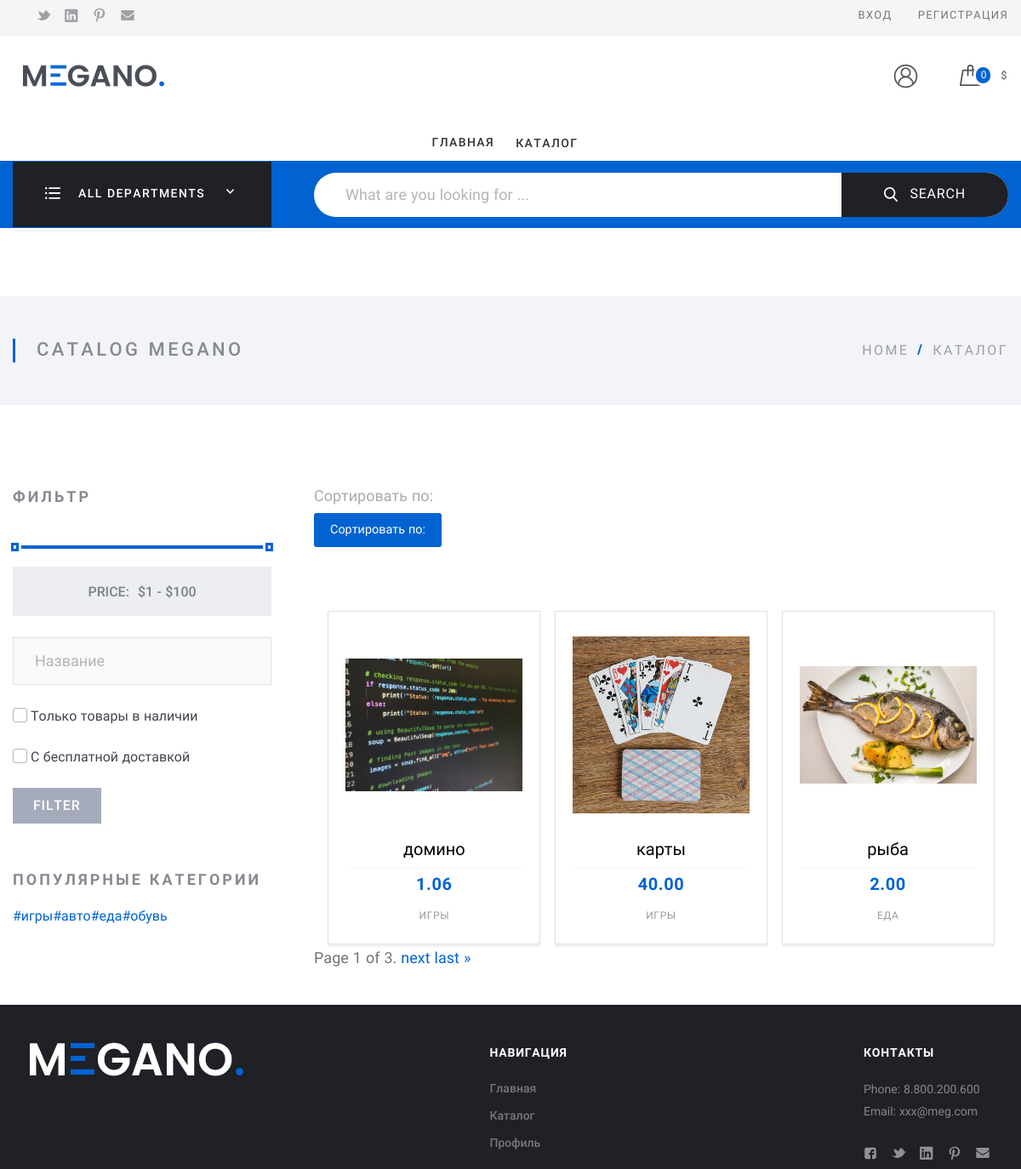
Before: /catalog/ with the older database file.
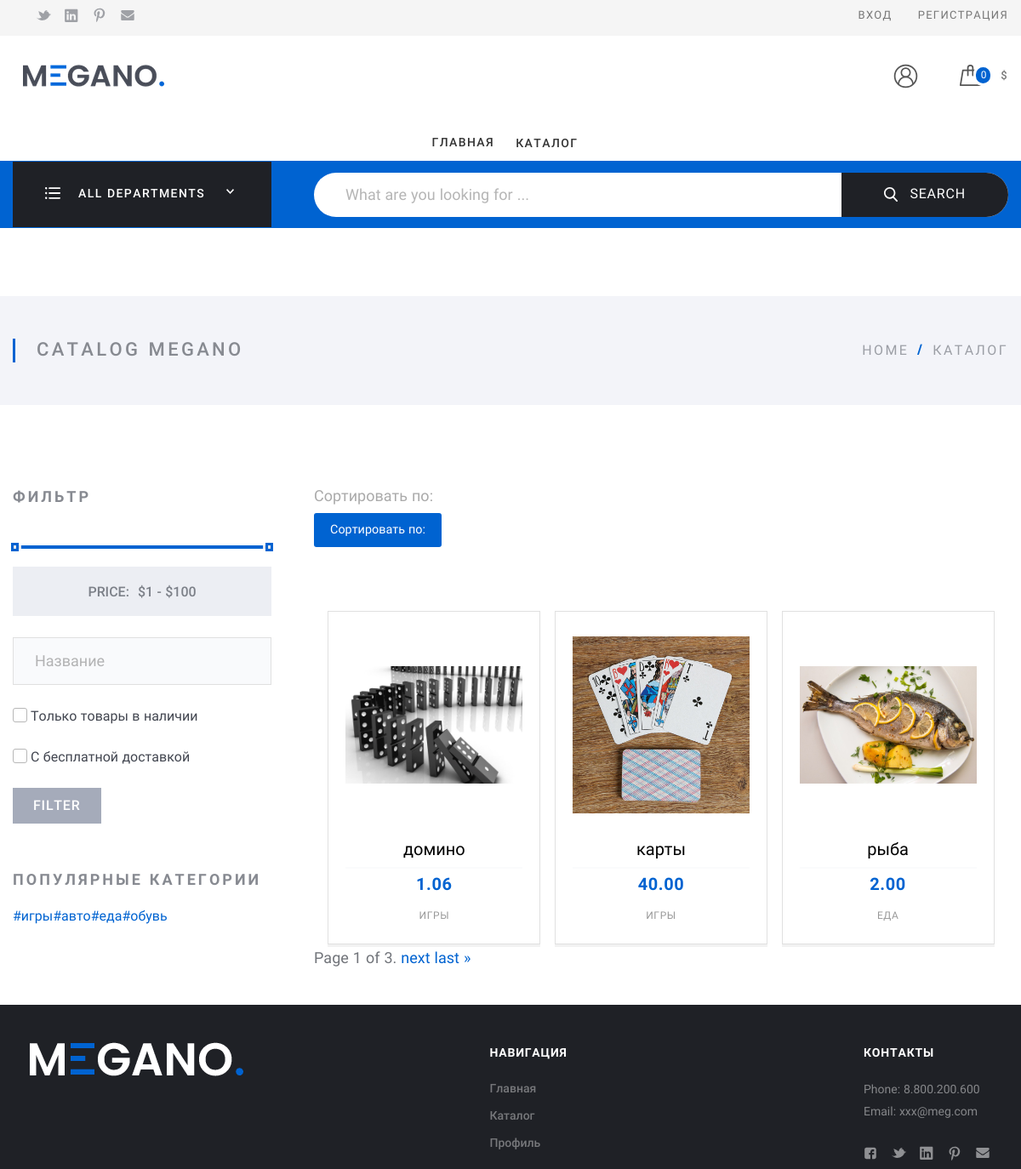
After: the same page with the newer database file.
### my_store_app/models.py (models this page shows, shortened)
class Product(models.Model):
    category = models.ForeignKey(
        ProductCategory,
        on_delete=models.CASCADE,
        related_name="products",
        verbose_name="good_category",
    )
    name = models.CharField(max_length=100, verbose_name=_("product name"))
    code = models.CharField(
        max_length=10, null=True, blank=True, verbose_name=_("product code")
    )
    slug = models.SlugField(db_index=True, verbose_name=_("product slug"))
    image = models.ImageField(verbose_name=_("product image"))
    description = models.TextField(
        max_length=2550, null=True, verbose_name=_("product description")
    )
    rating = models.FloatField(null=True, default=0, verbose_name=_("rating"))
    is_published = models.BooleanField(
        verbose_name=_("is published"), null=True, blank=True, default=True
    )
    tags = TaggableManager()
    limited = models.BooleanField(default=False, verbose_name=_("limited edition"))
    price = models.DecimalField(
        max_digits=10, decimal_places=2, verbose_name=_("price")
    )
    quantity = models.IntegerField(verbose_name=_("quantity"))
    is_free_delivery = models.BooleanField(default=False, verbose_name="free delivery")
    def get_absolute_url(self) -> Callable:
        return reverse("product", kwargs={"slug": self.slug})
    @property
    def image_url(self):
        if self.image and hasattr(self.image, "url"):
            return self.image.url
    class Meta:
        verbose_name = _("product")
        verbose_name_plural = _("products")
        db_table = "products"

class ProductCategory(models.Model):
    name = models.CharField(max_length=25, null=True, verbose_name=_("category title"))
    slug = models.SlugField(verbose_name=_("slug"))
    description = models.TextField(
        max_length=255, null=True, blank=True, verbose_name=_("description")
    )
    icon = models.ImageField(verbose_name=_("icon"))
    image = models.ImageField(verbose_name=_("image"))
    def __str__(self) -> str:
        return self.name
    class Meta:
        verbose_name_plural = _("product categories")
        verbose_name = _("product category")
    @property
    def icon_url(self):
        if self.icon and hasattr(self.icon, "url"):
            return self.icon.url

### my_store_app/views.py (the view, shortened to what this page needs)
# urls.py: path("catalog/", FullCatalogView.as_view(), name="catalog_url"),
class FullCatalogView(ListView):
    model = Product
    paginate_by = 3
    template_name = "catalog.html"
    def get_context_data(self, **kwargs):
        def set_context(param: str, context_param: dict = None, reverse: bool = False):
            item = self.request.GET.get(param)
        context = super(FullCatalogView, self).get_context_data(**kwargs)
        set_context("filter", context)
        set_context("orderby", context, True)
        set_context("price", context)
        set_context("search_text", context)
        set_context("is_exist", context)
        set_context("free_delivery", context)
        from django.conf import settings
        context["CATALOG_MIN_PRICE"], context["CATALOG_MAX_PRICE"] = (
            settings.CATALOG_MIN_PRICE,
            settings.CATALOG_MAX_PRICE,
        )
        context["CATALOG_MIN_SELECTED_PRICE"], context["CATALOG_MAX_SELECTED_PRICE"] = (
            str.split(self.request.GET.get("price"), ";")
            if self.request.GET.get("price")
            else (settings.CATALOG_MIN_PRICE, settings.CATALOG_MAX_PRICE)
        )
        return context
    def get_queryset(self):
        filter_text = self.request.GET.get("filter", "")
        search_text = self.request.GET.get("search_text", "")
        order = self.request.GET.get("review", "pop")
        min_price, max_price = (
            (Decimal(i) for i in str.split(self.request.GET.get("price"), ";"))
            if self.request.GET.get("price")
            else (
                Decimal(settings.CATALOG_MIN_PRICE),
                Decimal(settings.CATALOG_MAX_PRICE),
            )
        )
        is_exist = True if self.request.GET.get("is_exist") == "on" else False
        is_free_delivery = (
            True if self.request.GET.get("free_delivery") == "on" else False
        )
        new_context = Product.objects.filter(
            category__name__icontains=filter_text,
            name__icontains=search_text,
            price__lte=max_price,
            price__gte=min_price,
            quantity__gte=1 if is_exist else 0,
            is_free_delivery__gte=is_free_delivery,
        )
        return new_context

### my_store_app/context_processors.py (called while the page is built)
def cart(request):
    return {"cart": Cart(request)}

def load_settings(request):
    return {"site_settings": SiteSettings.load()}

### my_store_app/models.py (called while the page is built)
    @classmethod
    def load(cls):
        try:
            return cls.objects.get()
        except cls.DoesNotExist:
            return cls()

### my_store_app/services/cart.py (called while the page is built)
    def __len__(self):
        return sum(item["quantity"] for item in self.cart.values())

### my_store_app/templatetags/category_tags.py (called while the page is built)
@register.simple_tag()
def get_categories():
    return ProductCategory.objects.all()

### my_store_app/templates/catalog.html (shortened to what the changed rows need)
{% extends 'base.html' %}
{% load i18n %}
{% load static %}
{% load category_tags %}
{% block content %}
  <div class="Middle Middle_top">
    <div class="Middle-top">
      <div class="wrap">
        <div class="Middle-header">
          <h1 class="Middle-title">Catalog Megano
          </h1>
        </div>
      </div>
    </div>
    <div class="Section Section_column Section_columnLeft">
      <div class="wrap">
                  {% get_categories as categories %}
        <div class="Section-content">
          <div class="Cards">
            {% for elem in page_obj %}
            <div v-for="" class="Card" >
              <a class="Card-picture" href="{{elem.get_absolute_url}}"><img src="{{ elem.image_url }}" alt="card.title"/></a>
              <div class="Card-content">
                <strong class="Card-title"><a href="{{elem.get_absolute_url}}">{{ elem.name }}</a></strong>
                <div class="Card-description">
                  <div class="Card-cost"><span class="Card-price">{{ elem.price }}</span></div>
                  <div class="Card-category">{{elem.category}}</div>
                </div>
              </div>
            </div>
            {%endfor%}
          </div>
        </div>
      </div>
    </div>
  </div>
{% endblock %}

Changed rows visible on the page:
changed Product "домино": image_url: a different picture
